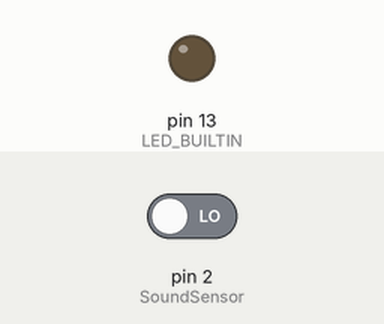
A sketch run on a simulated Arduino Uno, built with avr-gcc and run on an emulated ATmega328P. Parts: output pins drawn as LEDs (lit = HIGH). Inputs (shaded band) come from the test bench; at power-on: pin 2 (SoundSensor) LOW. What the sketch prints to the serial monitor is not drawn.

Above: at 1.2 s.
1.3 s: pin 2 (SoundSensor) driven HIGH
At 1.44 s:
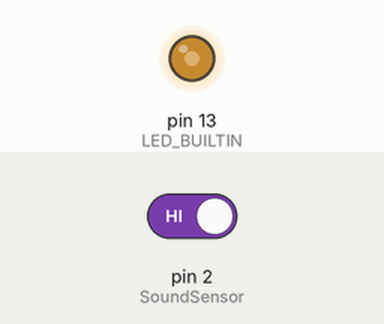
4.3 s: pin 2 (SoundSensor) driven LOW
At 4.9 s:
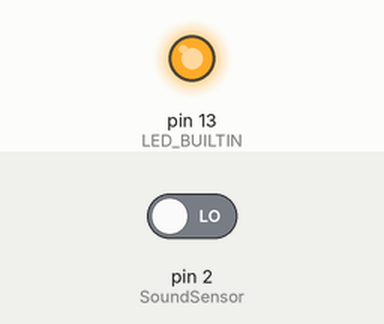
Timing chart, 0 to 7.3 s (numbered marks = the images above; inputs shaded):
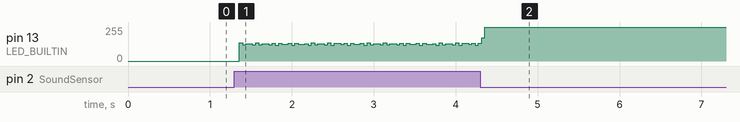

The sketch:

arduino_clap_switch.ino
```cpp
/***** www.arduinopoint.com *****/
/***** Arduino Clap Switch *****/
// LM393 Sound Sensor Digital Pin D0 connected to pin 2
int  SoundSensor=2;
boolean LEDStatus=false;

void setup() {
pinMode(SoundSensor,INPUT);
pinMode(LED_BUILTIN, OUTPUT);
 Serial.begin(9600); //initialize serial
}
void loop() {
 int SensorData=digitalRead(SoundSensor);
  Serial.println(SensorData);//print the value
   if(SensorData==1){

    if(LEDStatus==false){
        LEDStatus=true;
        digitalWrite(LED_BUILTIN,HIGH);
    }
    else if(LEDStatus==true){
        LEDStatus=false;
        digitalWrite(LED_BUILTIN,LOW);
                }
           }

    }
```
